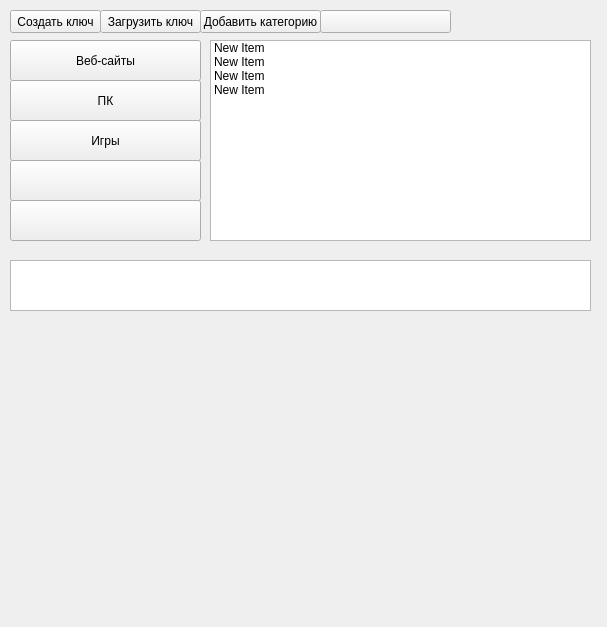
<?xml version="1.0" encoding="UTF-8"?>
<ui version="4.0">
 <class>MainWindow</class>
 <widget class="QMainWindow" name="MainWindow">
  <property name="geometry">
   <rect>
    <x>0</x>
    <y>0</y>
    <width>607</width>
    <height>627</height>
   </rect>
  </property>
  <property name="windowTitle">
   <string>MainWindow</string>
  </property>
  <widget class="QWidget" name="centralwidget">
   <widget class="QPushButton" name="unk_cat2">
    <property name="geometry">
     <rect>
      <x>10</x>
      <y>200</y>
      <width>191</width>
      <height>41</height>
     </rect>
    </property>
    <property name="text">
     <string/>
    </property>
   </widget>
   <widget class="QPushButton" name="unk_cat1">
    <property name="geometry">
     <rect>
      <x>10</x>
      <y>160</y>
      <width>191</width>
      <height>41</height>
     </rect>
    </property>
    <property name="text">
     <string/>
    </property>
   </widget>
   <widget class="QPushButton" name="cat_web">
    <property name="geometry">
     <rect>
      <x>10</x>
      <y>40</y>
      <width>191</width>
      <height>41</height>
     </rect>
    </property>
    <property name="text">
     <string>Веб-сайты</string>
    </property>
   </widget>
   <widget class="QPushButton" name="cat_pk">
    <property name="geometry">
     <rect>
      <x>10</x>
      <y>80</y>
      <width>191</width>
      <height>41</height>
     </rect>
    </property>
    <property name="text">
     <string>ПК</string>
    </property>
   </widget>
   <widget class="QPushButton" name="create_key">
    <property name="geometry">
     <rect>
      <x>10</x>
      <y>10</y>
      <width>91</width>
      <height>23</height>
     </rect>
    </property>
    <property name="text">
     <string>Создать ключ</string>
    </property>
   </widget>
   <widget class="QPushButton" name="load_key">
    <property name="geometry">
     <rect>
      <x>100</x>
      <y>10</y>
      <width>101</width>
      <height>23</height>
     </rect>
    </property>
    <property name="text">
     <string>Загрузить ключ</string>
    </property>
   </widget>
   <widget class="QPushButton" name="cat_games">
    <property name="geometry">
     <rect>
      <x>10</x>
      <y>120</y>
      <width>191</width>
      <height>41</height>
     </rect>
    </property>
    <property name="text">
     <string>Игры</string>
    </property>
   </widget>
   <widget class="QPushButton" name="unk_menu">
    <property name="geometry">
     <rect>
      <x>320</x>
      <y>10</y>
      <width>131</width>
      <height>23</height>
     </rect>
    </property>
    <property name="text">
     <string/>
    </property>
   </widget>
   <widget class="QPushButton" name="add_category">
    <property name="geometry">
     <rect>
      <x>200</x>
      <y>10</y>
      <width>121</width>
      <height>23</height>
     </rect>
    </property>
    <property name="text">
     <string>Добавить категорию</string>
    </property>
   </widget>
   <widget class="QListWidget" name="listWidget">
    <property name="geometry">
     <rect>
      <x>210</x>
      <y>40</y>
      <width>381</width>
      <height>201</height>
     </rect>
    </property>
    <item>
     <property name="text">
      <string>New Item</string>
     </property>
    </item>
    <item>
     <property name="text">
      <string>New Item</string>
     </property>
    </item>
    <item>
     <property name="text">
      <string>New Item</string>
     </property>
    </item>
    <item>
     <property name="text">
      <string>New Item</string>
     </property>
    </item>
   </widget>
   <widget class="QPlainTextEdit" name="plainTextEdit">
    <property name="geometry">
     <rect>
      <x>10</x>
      <y>260</y>
      <width>581</width>
      <height>51</height>
     </rect>
    </property>
   </widget>
  </widget>
 </widget>
 <resources/>
 <connections/>
</ui>
